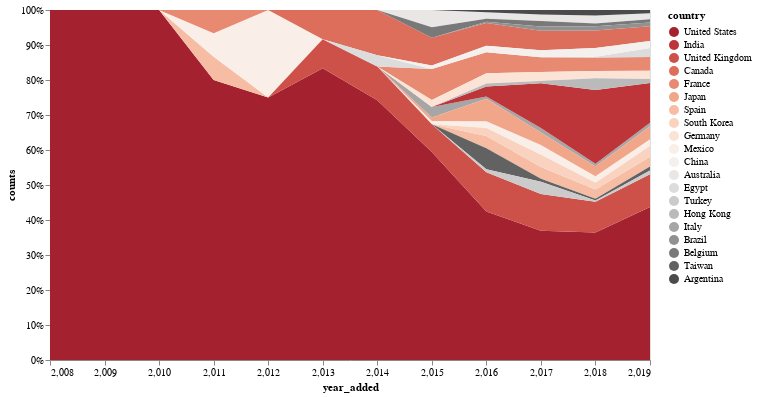

The notebook cell saved with this chart:
### Code cell
alt.Chart(year_country).mark_area().encode(
    alt.X('year_added'),
    alt.Y('counts:Q', stack='normalize'),
    alt.Color('country:N',
        scale=alt.Scale(scheme='redgrey'),
        sort=list(top20_country.index)      
    ),
).properties(
    height=350,
    width=600
)

### Figure 1 — Vega-Lite specification as saved in the notebook (floating-point values rounded to 4 significant figures)
{"config": {"view": {"continuousWidth": 300, "continuousHeight": 300}}, "data": {"name": "data-94e6232e4685a2838ba88163d73199c3"}, "mark": {"type": "area"}, "encoding": {"color": {"field": "country", "scale": {"scheme": "redgrey"}, "sort": ["United States", "India", "United Kingdom", "Canada", "France", "Japan", "Spain", "South Korea", "Germany", "Mexico", "China", "Australia", "Egypt", "Turkey", "Hong Kong", "Italy", "Brazil", "Belgium", "Taiwan", "Argentina"], "type": "nominal"}, "x": {"field": "year_added", "type": "quantitative"}, "y": {"field": "counts", "stack": "normalize", "type": "quantitative"}}, "height": 350, "width": 600, "$schema": "https://vega.github.io/schema/vega-lite/v5.8.0.json", "datasets": {"data-94e6232e4685a2838ba88163d73199c3": [{"year_added": 2008, "country": "United States", "counts": 2, "top20": true}, {"year_added": 2009, "country": "United States", "counts": 1, "top20": true}, {"year_added": 2010, "country": "United States", "counts": 1, "top20": true}, {"year_added": 2011, "country": "United States", "counts": 12, "top20": true}, {"year_added": 2011, "country": "Spain", "counts": 1, "top20": true}, {"year_added": 2011, "country": "Mexico", "counts": 1, "top20": true}, {"year_added": 2011, "country": "France", "counts": 1, "top20": true}, {"year_added": 2012, "country": "United States", "counts": 3, "top20": true}, {"year_added": 2012, "country": "Mexico", "counts": 1, "top20": true}, {"year_added": 2013, "country": "United States", "counts": 10, "top20": true}, {"year_added": 2013, "country": "United Kingdom", "counts": 1, "top20": true}, {"year_added": 2013, "country": "Canada", "counts": 1, "top20": true}, {"year_added": 2014, "country": "United States", "counts": 23, "top20": true}, {"year_added": 2014, "country": "Canada", "counts": 4, "top20": true}, {"year_added": 2014, "country": "United Kingdom", "counts": 3, "top20": true}, {"year_added": 2014, "country": "Egypt", "counts": 1, "top20": true}, {"year_added": 2015, "country": "United States", "counts": 60, "top20": true}, {"year_added": 2015, "country": "France", "counts": 9, "top20": true}, {"year_added": 2015, "country": "United Kingdom", "counts": 8, "top20": true}, {"year_added": 2015, "country": "Canada", "counts": 8, "top20": true}, {"year_added": 2015, "country": "Australia", "counts": 5, "top20": true}, {"year_added": 2015, "country": "Belgium", "counts": 3, "top20": true}, {"year_added": 2015, "country": "Italy", "counts": 3, "top20": true}, {"year_added": 2015, "country": "Germany", "counts": 2, "top20": true}, {"year_added": 2015, "country": "Mexico", "counts": 1, "top20": true}, {"year_added": 2015, "country": "Japan", "counts": 1, "top20": true}, {"year_added": 2015, "country": "China", "counts": 1, "top20": true}, {"year_added": 2016, "country": "United States", "counts": 204, "top20": true}, {"year_added": 2016, "country": "United Kingdom", "counts": 54, "top20": true}, {"year_added": 2016, "country": "Canada", "counts": 31, "top20": true}, {"year_added": 2016, "country": "Japan", "counts": 31, "top20": true}, {"year_added": 2016, "country": "France", "counts": 29, "top20": true}, {"year_added": 2016, "country": "Taiwan", "counts": 29, "top20": true}, {"year_added": 2016, "country": "Spain", "counts": 17, "top20": true}, {"year_added": 2016, "country": "India", "counts": 14, "top20": true}, {"year_added": 2016, "country": "Germany", "counts": 14, "top20": true}, {"year_added": 2016, "country": "South Korea", "counts": 11, "top20": true}, {"year_added": 2016, "country": "China", "counts": 9, "top20": true}, {"year_added": 2016, "country": "Mexico", "counts": 9, "top20": true}, {"year_added": 2016, "country": "Australia", "counts": 9, "top20": true}, {"year_added": 2016, "country": "Turkey", "counts": 4, "top20": true}, {"year_added": 2016, "country": "Belgium", "counts": 4, "top20": true}, {"year_added": 2016, "country": "Hong Kong", "counts": 4, "top20": true}, {"year_added": 2016, "country": "Argentina", "counts": 3, "top20": true}, {"year_added": 2016, "country": "Italy", "counts": 3, "top20": true}, {"year_added": 2016, "country": "Brazil", "counts": 2, "top20": true}, {"year_added": 2017, "country": "United States", "counts": 471, "top20": true}, {"year_added": 2017, "country": "India", "counts": 163, "top20": true}, {"year_added": 2017, "country": "United Kingdom", "counts": 134, "top20": true}, {"year_added": 2017, "country": "Canada", "counts": 71, "top20": true}, {"year_added": 2017, "country": "France", "counts": 54, "top20": true}, {"year_added": 2017, "country": "Turkey", "counts": 45, "top20": true}, {"year_added": 2017, "country": "Japan", "counts": 45, "top20": true}, {"year_added": 2017, "country": "South Korea", "counts": 44, "top20": true}, {"year_added": 2017, "country": "Spain", "counts": 43, "top20": true}, {"year_added": 2017, "country": "Mexico", "counts": 36, "top20": true}, {"year_added": 2017, "country": "Germany", "counts": 33, "top20": true}, {"year_added": 2017, "country": "China", "counts": 25, "top20": true}, {"year_added": 2017, "country": "Australia", "counts": 24, "top20": true}, {"year_added": 2017, "country": "Belgium", "counts": 20, "top20": true}, {"year_added": 2017, "country": "Italy", "counts": 17, "top20": true}, {"year_added": 2017, "country": "Argentina", "counts": 16, "top20": true}, {"year_added": 2017, "country": "Brazil", "counts": 16, "top20": true}, {"year_added": 2017, "country": "Taiwan", "counts": 11, "top20": true}, {"year_added": 2017, "country": "Hong Kong", "counts": 8, "top20": true}, {"year_added": 2018, "country": "United States", "counts": 616, "top20": true}, {"year_added": 2018, "country": "India", "counts": 356, "top20": true}, {"year_added": 2018, "country": "United Kingdom", "counts": 148, "top20": true}, {"year_added": 2018, "country": "Canada", "counts": 84, "top20": true}, {"year_added": 2018, "country": "France", "counts": 66, "top20": true}, {"year_added": 2018, "country": "Hong Kong", "counts": 57, "top20": true}, {"year_added": 2018, "country": "Japan", "counts": 47, "top20": true}, {"year_added": 2018, "country": "Spain", "counts": 44, "top20": true}, {"year_added": 2018, "country": "China", "counts": 43, "top20": true}, {"year_added": 2018, "country": "Australia", "counts": 38, "top20": true}, {"year_added": 2018, "country": "Germany", "counts": 34, "top20": true}, {"year_added": 2018, "country": "South Korea", "counts": 33, "top20": true}, {"year_added": 2018, "country": "Mexico", "counts": 31, "top20": true}, {"year_added": 2018, "country": "Argentina", "counts": 27, "top20": true}, {"year_added": 2018, "country": "Brazil", "counts": 20, "top20": true}, {"year_added": 2018, "country": "Belgium", "counts": 14, "top20": true}, {"year_added": 2018, "country": "Italy", "counts": 14, "top20": true}, {"year_added": 2018, "country": "Taiwan", "counts": 9, "top20": true}, {"year_added": 2018, "country": "Turkey", "counts": 6, "top20": true}, {"year_added": 2018, "country": "Egypt", "counts": 3, "top20": true}, {"year_added": 2019, "country": "United States", "counts": 926, "top20": true}, {"year_added": 2019, "country": "India", "counts": 241, "top20": true}, {"year_added": 2019, "country": "United Kingdom", "counts": 199, "top20": true}, {"year_added": 2019, "country": "Canada", "counts": 90, "top20": true}, {"year_added": 2019, "country": "France", "counts": 84, "top20": true}, {"year_added": 2019, "country": "Japan", "counts": 78, "top20": true}, {"year_added": 2019, "country": "South Korea", "counts": 65, "top20": true}, {"year_added": 2019, "country": "Spain", "counts": 59, "top20": true}, {"year_added": 2019, "country": "Egypt", "counts": 54, "top20": true}, {"year_added": 2019, "country": "Germany", "counts": 49, "top20": true}, {"year_added": 2019, "country": "China", "counts": 42, "top20": true}, {"year_added": 2019, "country": "Mexico", "counts": 41, "top20": true}, {"year_added": 2019, "country": "Australia", "counts": 36, "top20": true}, {"year_added": 2019, "country": "Hong Kong", "counts": 25, "top20": true}, {"year_added": 2019, "country": "Taiwan", "counts": 24, "top20": true}, {"year_added": 2019, "country": "Turkey", "counts": 23, "top20": true}, {"year_added": 2019, "country": "Brazil", "counts": 22, "top20": true}, {"year_added": 2019, "country": "Italy", "counts": 21, "top20": true}, {"year_added": 2019, "country": "Belgium", "counts": 20, "top20": true}, {"year_added": 2019, "country": "Argentina", "counts": 20, "top20": true}]}}
